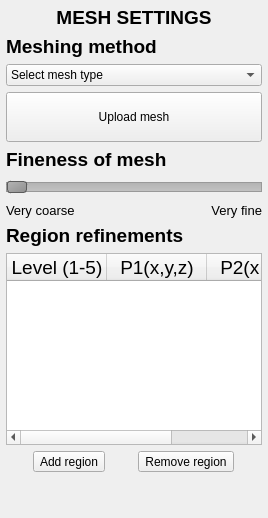
         <widget class="QWidget" name="EA_Mesh">
          <layout class="QVBoxLayout" name="verticalLayout_10">
           <property name="leftMargin">
            <number>6</number>
           </property>
           <property name="topMargin">
            <number>6</number>
           </property>
           <property name="rightMargin">
            <number>6</number>
           </property>
           <property name="bottomMargin">
            <number>6</number>
           </property>
           <item>
            <widget class="QLabel" name="Lbl_EA_H1">
             <property name="font">
              <font>
               <pointsize>14</pointsize>
              </font>
             </property>
             <property name="text">
              <string>&lt;html&gt;&lt;head/&gt;&lt;body&gt;&lt;p&gt;&lt;span style=&quot; font-weight:600;&quot;&gt;MESH SETTINGS&lt;/span&gt;&lt;/p&gt;&lt;/body&gt;&lt;/html&gt;</string>
             </property>
             <property name="alignment">
              <set>Qt::AlignCenter</set>
             </property>
            </widget>
           </item>
           <item>
            <widget class="QLabel" name="Lbl_EA_MeshType">
             <property name="font">
              <font>
               <pointsize>14</pointsize>
               <weight>75</weight>
               <bold>true</bold>
              </font>
             </property>
             <property name="text">
              <string>&lt;html&gt;&lt;head/&gt;&lt;body&gt;&lt;p&gt;Meshing method&lt;/p&gt;&lt;/body&gt;&lt;/html&gt;</string>
             </property>
            </widget>
           </item>
           <item>
            <widget class="QComboBox" name="Cmb_EAMeshType">
             <item>
              <property name="text">
               <string>Select mesh type</string>
              </property>
             </item>
             <item>
              <property name="text">
               <string>Use Hydro-UQ mesher</string>
              </property>
             </item>
             <item>
              <property name="text">
               <string>Upload mesh files</string>
              </property>
             </item>
             <item>
              <property name="text">
               <string>Upload solver specific mesh dicts</string>
              </property>
             </item>
            </widget>
           </item>
           <item>
            <widget class="QPushButton" name="Btn_EA_UploadMesh">
             <property name="text">
              <string>
Upload mesh
</string>
             </property>
            </widget>
           </item>
           <item>
            <widget class="QLabel" name="Lbl_EA_FineH2">
             <property name="font">
              <font>
               <pointsize>14</pointsize>
               <weight>75</weight>
               <bold>true</bold>
              </font>
             </property>
             <property name="focusPolicy">
              <enum>Qt::ClickFocus</enum>
             </property>
             <property name="text">
              <string>&lt;html&gt;&lt;head/&gt;&lt;body&gt;&lt;p&gt;Fineness of mesh&lt;/p&gt;&lt;/body&gt;&lt;/html&gt;</string>
             </property>
            </widget>
           </item>
           <item>
            <widget class="QSlider" name="HSl_EA_MeshSize">
             <property name="mouseTracking">
              <bool>true</bool>
             </property>
             <property name="focusPolicy">
              <enum>Qt::WheelFocus</enum>
             </property>
             <property name="styleSheet">
              <string notr="true">QSlider::groove:horizontal {
    border: 1px solid #999999;
    height: 8px; /* the groove expands to the size of the slider by default. by giving it a height, it has a fixed size */
    background: qlineargradient(x1:0, y1:0, x2:0, y2:1, stop:0 #B1B1B1, stop:1 #c4c4c4);
    margin: 2px 0;
}

QSlider::handle:horizontal {
    background: qlineargradient(x1:0, y1:0, x2:1, y2:1, stop:0 #b4b4b4, stop:1 #8f8f8f);
    border: 1px solid #5c5c5c;
    width: 18px;
    margin: -2px 0; /* handle is placed by default on the contents rect of the groove. Expand outside the groove */
    border-radius: 3px;
}</string>
             </property>
             <property name="minimum">
              <number>1</number>
             </property>
             <property name="maximum">
              <number>5</number>
             </property>
             <property name="pageStep">
              <number>1</number>
             </property>
             <property name="orientation">
              <enum>Qt::Horizontal</enum>
             </property>
             <property name="tickPosition">
              <enum>QSlider::TicksBelow</enum>
             </property>
             <property name="tickInterval">
              <number>1</number>
             </property>
            </widget>
           </item>
           <item>
            <layout class="QHBoxLayout" name="HLY_EA_MeshFine">
             <item>
              <widget class="QLabel" name="Lbl_EA_FineMesh">
               <property name="font">
                <font>
                 <pointsize>10</pointsize>
                </font>
               </property>
               <property name="text">
                <string>Very coarse</string>
               </property>
              </widget>
             </item>
             <item>
              <widget class="QLabel" name="Lbl_EA_CoarseMesh">
               <property name="font">
                <font>
                 <pointsize>10</pointsize>
                </font>
               </property>
               <property name="text">
                <string>Very fine</string>
               </property>
               <property name="alignment">
                <set>Qt::AlignRight|Qt::AlignTrailing|Qt::AlignVCenter</set>
               </property>
              </widget>
             </item>
            </layout>
           </item>
           <item>
            <widget class="QLabel" name="Lbl_EA_H2Regions">
             <property name="font">
              <font>
               <pointsize>14</pointsize>
               <weight>75</weight>
               <bold>true</bold>
              </font>
             </property>
             <property name="focusPolicy">
              <enum>Qt::ClickFocus</enum>
             </property>
             <property name="text">
              <string>&lt;html&gt;&lt;head/&gt;&lt;body&gt;&lt;p&gt;Region refinements&lt;/p&gt;&lt;/body&gt;&lt;/html&gt;</string>
             </property>
            </widget>
           </item>
           <item>
            <widget class="QTableWidget" name="Tbl_EA_Regions">
             <property name="alternatingRowColors">
              <bool>true</bool>
             </property>
             <column>
              <property name="text">
               <string>Level (1-5)</string>
              </property>
              <property name="font">
               <font>
                <pointsize>14</pointsize>
               </font>
              </property>
              <property name="textAlignment">
               <set>AlignCenter</set>
              </property>
             </column>
             <column>
              <property name="text">
               <string>P1(x,y,z)</string>
              </property>
              <property name="font">
               <font>
                <pointsize>14</pointsize>
               </font>
              </property>
              <property name="textAlignment">
               <set>AlignCenter</set>
              </property>
             </column>
             <column>
              <property name="text">
               <string>P2(x,y,z)</string>
              </property>
              <property name="font">
               <font>
                <pointsize>14</pointsize>
               </font>
              </property>
              <property name="textAlignment">
               <set>AlignCenter</set>
              </property>
             </column>
            </widget>
           </item>
           <item>
            <layout class="QHBoxLayout" name="HLY_EA_AddRegion">
             <item>
              <widget class="QToolButton" name="Btn_EA_AddRegion">
               <property name="text">
                <string>Add region</string>
               </property>
              </widget>
             </item>
             <item>
              <widget class="QToolButton" name="Btn_EA_RemRegion">
               <property name="text">
                <string>Remove region</string>
               </property>
              </widget>
             </item>
            </layout>
           </item>
           <item>
            <spacer name="VSp_EA_01">
             <property name="orientation">
              <enum>Qt::Vertical</enum>
             </property>
             <property name="sizeHint" stdset="0">
              <size>
               <width>20</width>
               <height>40</height>
              </size>
             </property>
            </spacer>
           </item>
          </layout>
         </widget>
